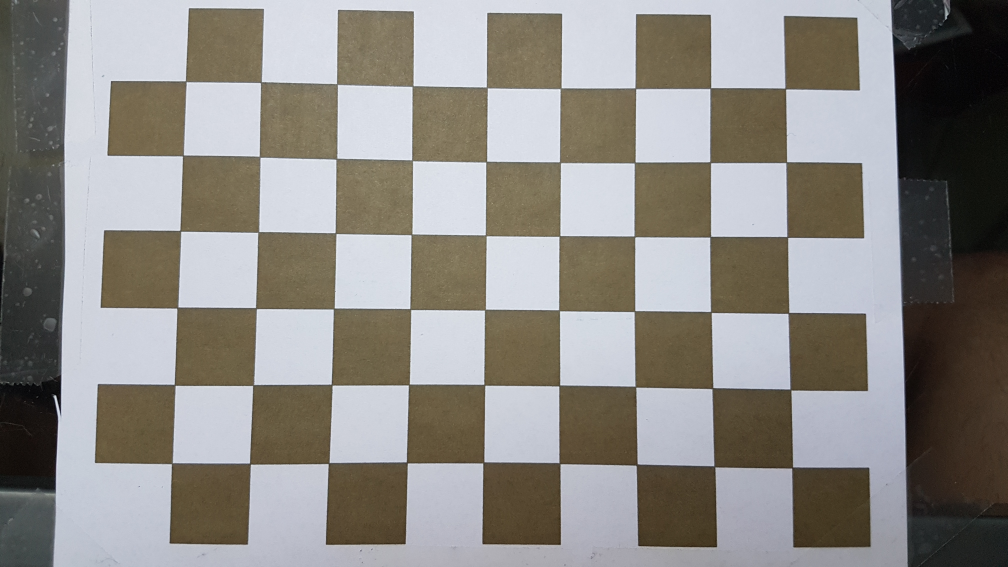
#> input picture calib/calib_s7/20200729_122532.jpg, 4032 x 2268 px (shown at 1/4 size); its folder holds 5 pictures in this run
$ python calibration.py
#> lines starting #> are read from the running program, lines starting #| are printed output that depends on the picture
"""
Script de calibration de la caméra sur échecs
"""
#!/usr/bin/env python

import cv2
import numpy as np
import os
import glob
import json

from consts import *

# Defining the dimensions of the checkerboard
BOARD_SIZE = (9, 6)

# To scale input frames
SCALE = False

# termination criteria
criteria = (cv2.TERM_CRITERIA_EPS + cv2.TERM_CRITERIA_MAX_ITER, 30, 0.001)

# prepare object points, like (0,0,0), (1,0,0), (2,0,0) ....,(6,5,0)
objp = np.zeros((BOARD_SIZE[0]*BOARD_SIZE[1], 3), np.float32)
objp[:, :2] = np.mgrid[0:BOARD_SIZE[1], 0:BOARD_SIZE[0]].T.reshape(-1, 2)

# Arrays to store object points and image points from all the images.
objpoints = []  # 3d point in real world space
imgpoints = []  # 2d points in image plane.

images = glob.glob(CALIB_FOLDER + '/*.jpg')

print("Processing distortion calibration on {} images from {}...".format(str(len(images)), CALIB_FOLDER))
for fname in images:
    img = cv2.imread(fname)
#> img is the input picture: shape (2268, 4032, 3); mean B, G, R 133.7, 138.1, 141

    # Scale images
    if SCALE:
        img = cv2.resize(img, (CALIB_FORMAT[0], CALIB_FORMAT[1]))

    gray = cv2.cvtColor(img, cv2.COLOR_BGR2GRAY)
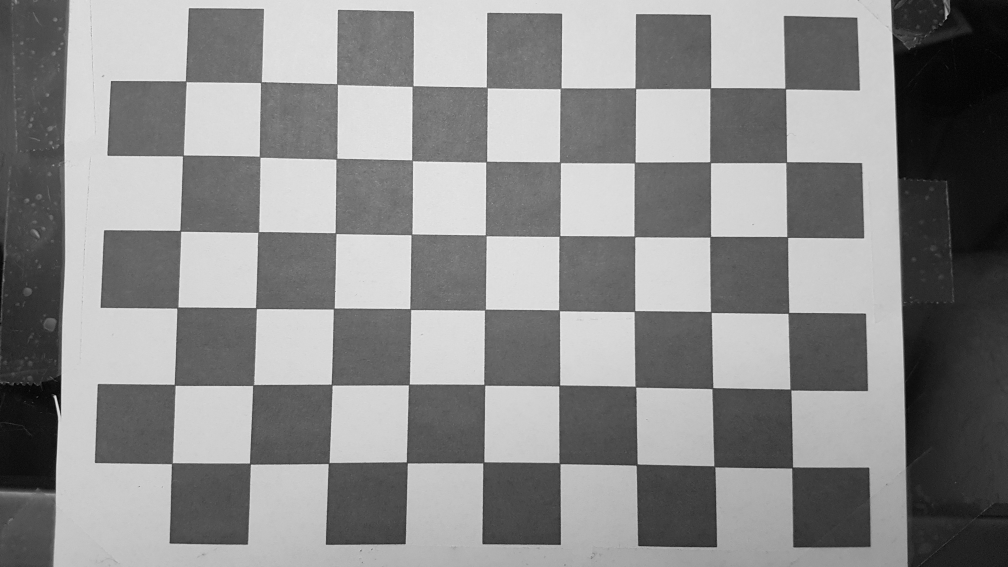
#> gray: shape (2268, 4032) (shown at 1/4 size); min 0, max 255, mean 138.5

    # Find the chess board corners
    ret, corners = cv2.findChessboardCorners(gray, BOARD_SIZE, None)
#> ret = True; corners = 54 rows, first 8: [3168, 1870], [2859.5, 1867.5], [2548, 1859.5], [2239, 1854.5], [1935, 1851], [1628, 1850.5], [1314, 1855.9], [1001, 1855.5]

    # If found, add object points, image points (after refining them)
    if ret == True:
        objpoints.append(objp)

        corners2 = cv2.cornerSubPix(
            gray, corners, (11, 11), (-1, -1), criteria)
#> corners2 = 54 rows, first 8: [3169.7, 1871.1], [2858.3, 1867.2], [2547, 1860.1], [2239.7, 1854.9], [1934.4, 1850.8], [1628.6, 1851.1], [1315.6, 1853.8], [1001.4, 1855.8]
        imgpoints.append(corners2)

        # Draw and display the corners
        img = cv2.drawChessboardCorners(img, BOARD_SIZE, corners2, ret)

        # Resize the image to display it properly
        if not SCALE:
            h, w = img.shape[:2]
#> h = 2268; w = 4032
            ratio = w/h
#> ratio = 1.78
            img = cv2.resize(img, (int(ratio*1000), 1000))
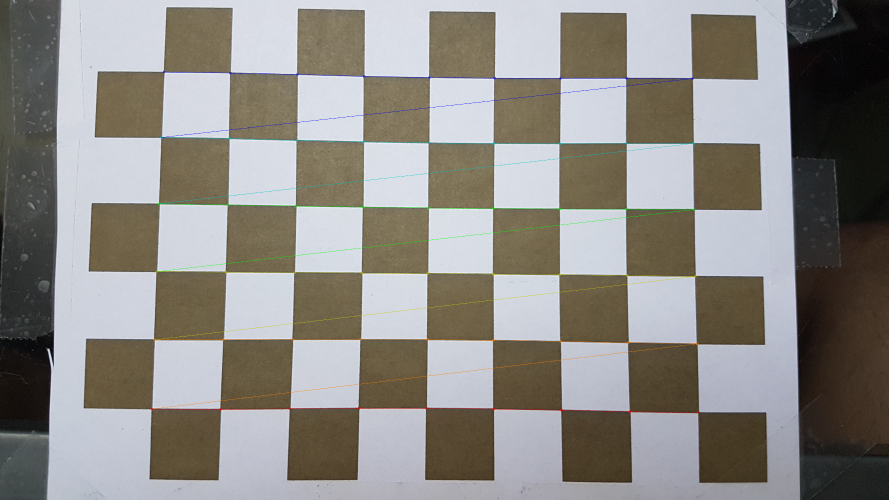
#> img: shape (1000, 1777, 3) (shown at 1/2 size); mean B, G, R 133.4, 138.1, 140.9

        cv2.imshow('img', img)
        cv2.waitKey(500)
    else:
        print("No points found for " + fname)
#> pass 2 of the loop `for fname in images:`:
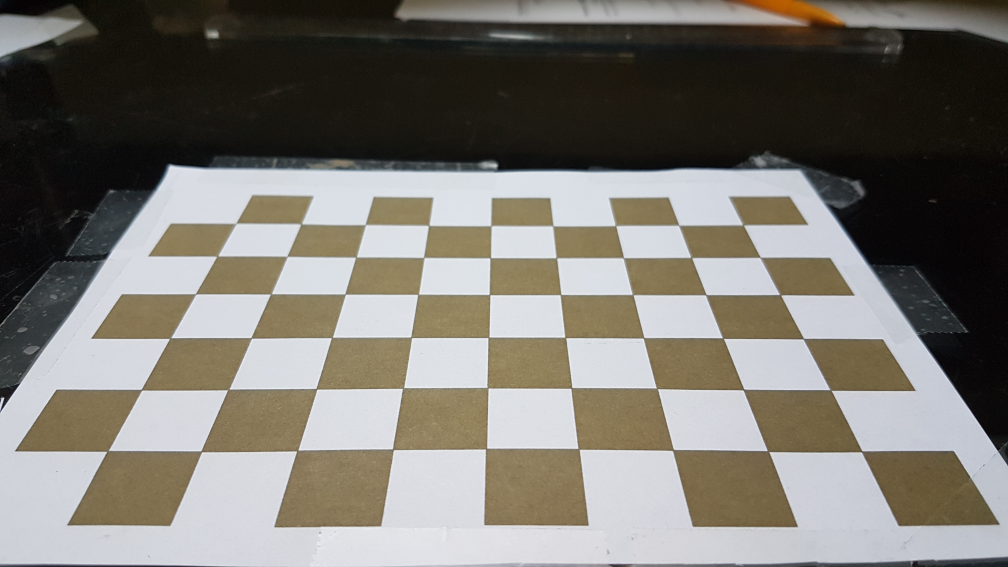
#> input picture calib/calib_s7/20200729_122536.jpg, 4032 x 2268 px (shown at 1/4 size)
#> img is the input picture: shape (2268, 4032, 3); mean B, G, R 112.8, 119.9, 123.2
#> `gray = cv2.cvtColor(img, cv2.COLOR_BGR2GRAY)`:
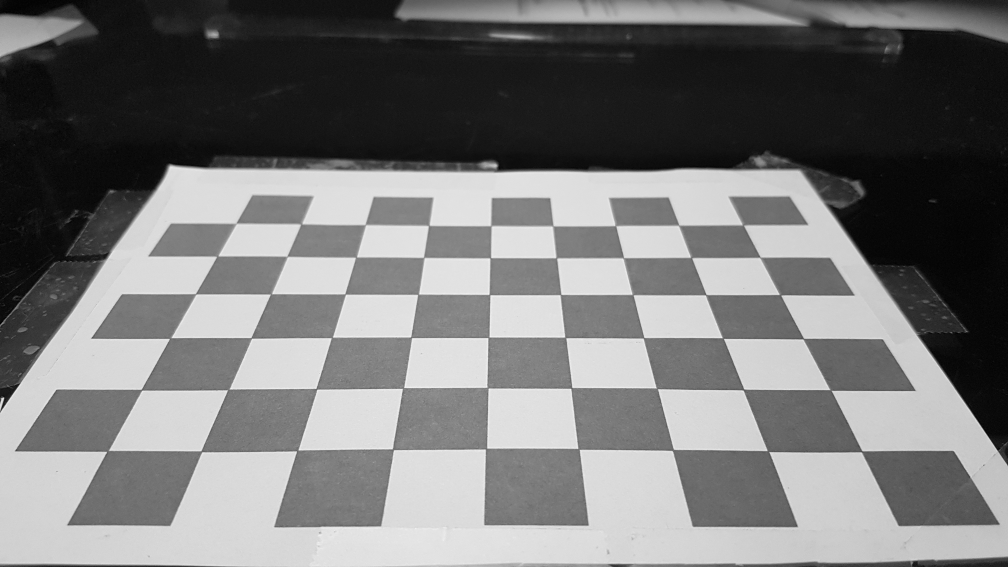
#> gray: shape (2268, 4032) (shown at 1/4 size); min 0, max 255, mean 120.1
#> ret = False; corners = None
#> pass 3 of the loop `for fname in images:`:
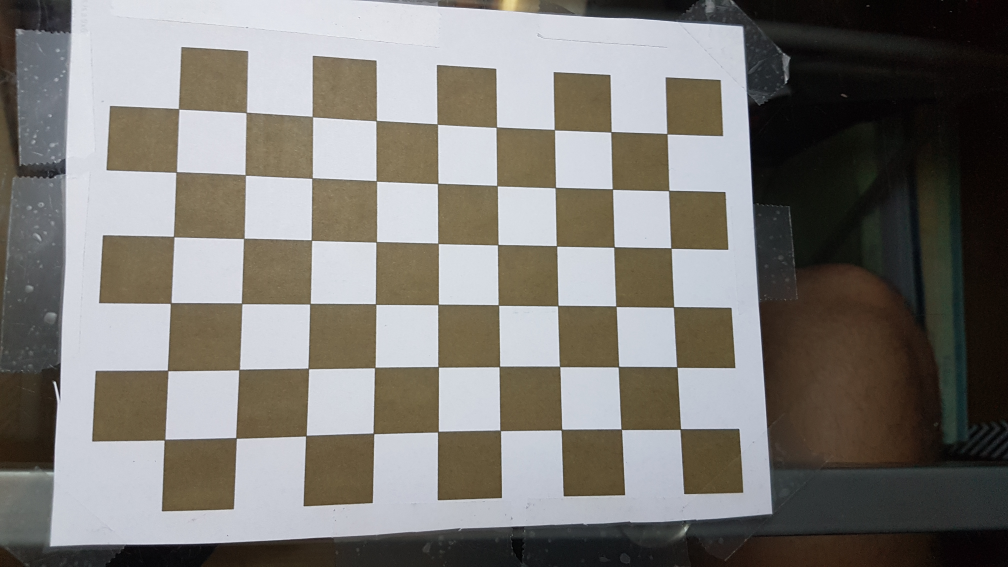
#> input picture calib/calib_s7/20200729_122543(0).jpg, 4032 x 2268 px (shown at 1/4 size)
#> img is the input picture: shape (2268, 4032, 3); mean B, G, R 117.1, 121.8, 124.8
#> `gray = cv2.cvtColor(img, cv2.COLOR_BGR2GRAY)`:
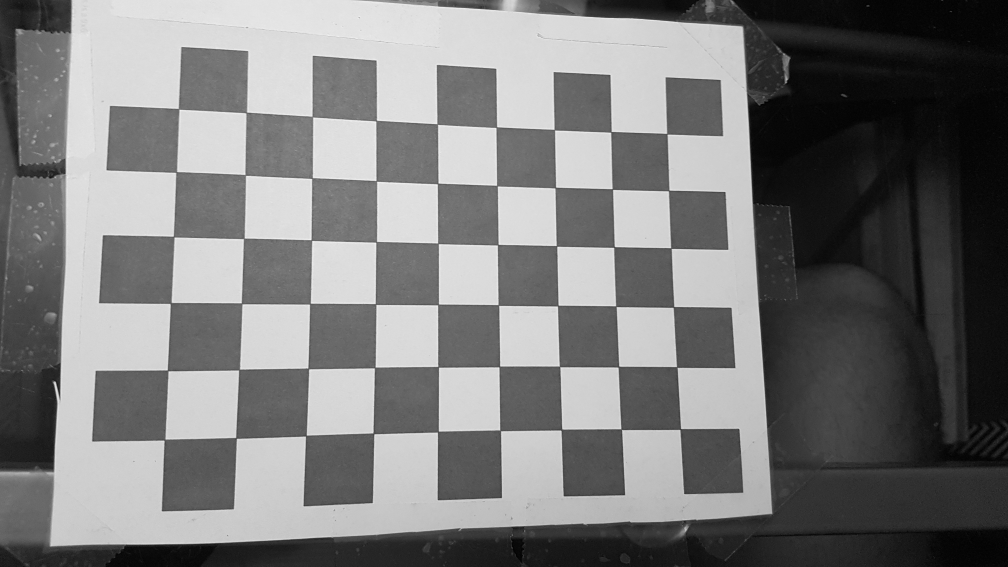
#> gray: shape (2268, 4032) (shown at 1/4 size); min 0, max 255, mean 122.2
#> ret = True; corners = 54 rows, first 8: [2723.9, 1715.6], [2487.5, 1720], [2247, 1720], [2001.7, 1722.9], [1753, 1728], [1495, 1735], [1223.1, 1746.2], [945.5, 1753]
#> corners2 = 54 rows, first 8: [2722.5, 1717.1], [2486.4, 1718.2], [2246.9, 1719.7], [2002.3, 1723.5], [1752.9, 1727.8], [1495.3, 1735.1], [1224.9, 1744.2], [945.7, 1753.1]
#> the loop made 5 passes; the first 3 are shown

cv2.destroyAllWindows()

# Computing calibration data
ret, mtx, dist, rvecs, tvecs = cv2.calibrateCamera(
    objpoints, imgpoints, gray.shape[::-1], None, None)

# Saving calibration data
with open(CALIB_FILE, "w") as f:
    data = {"mtx":mtx.tolist(), "dist":dist.tolist()}
    enc = json.JSONEncoder().encode(data)

    print(enc)

    f.write(enc)
    print("Data saved to " + CALIB_FILE)

img = cv2.imread(CALIB_FOLDER + "/test_undisort_s7.jpg")
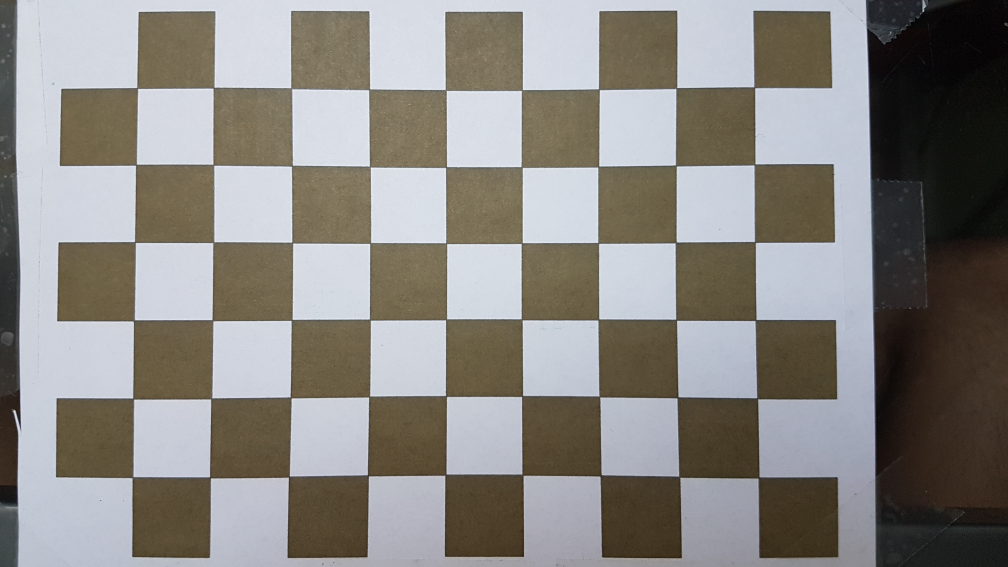
#> input picture calib/calib_s7/test_undisort_s7.jpg, 4032 x 2268 px (shown at 1/4 size)
#> img is the input picture: shape (2268, 4032, 3); mean B, G, R 130.5, 134.7, 137.4

h,  w = img.shape[:2]
newcameramtx, roi = cv2.getOptimalNewCameraMatrix(
    mtx, dist, (w, h), 1, (w, h))

img = cv2.undistort(img, mtx, dist, None, newcameramtx)
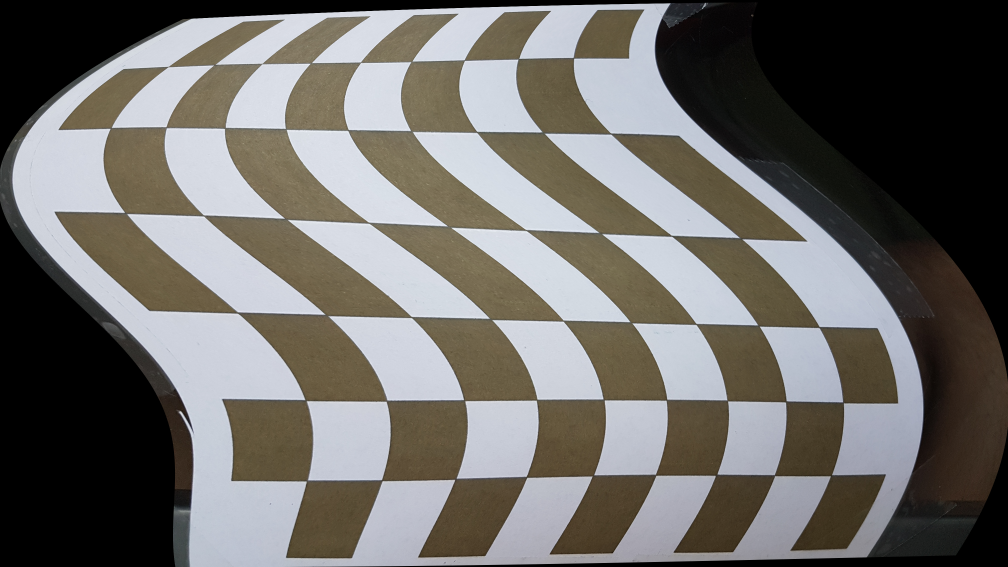
#> img: shape (2268, 4032, 3) (shown at 1/4 size); mean B, G, R 104.3, 107.9, 110.1

cv2.imshow("img", img)
cv2.waitKey(0)
cv2.destroyAllWindows()
